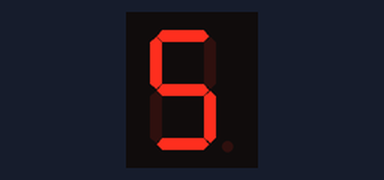
The sketch below on a simulated Arduino Uno, built with avr-gcc and run on an emulated ATmega328P. On the bench: 1-digit seven-segment display. Wiring (inferred from the names in the program): 1-digit 7-segment display, segments lit when HIGH: segments pin 5, pin 6, pin 7, pin 8, pin 10, pin 11, pin 12. The segment pins are drawn as the display they are named for.

Above: at 0.1 s.
At 0.6 s:
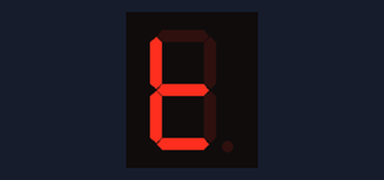
At 1.1 s:
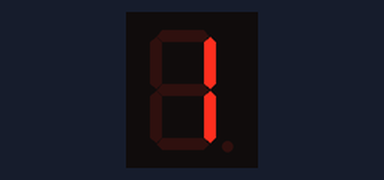
At 1.6 s:
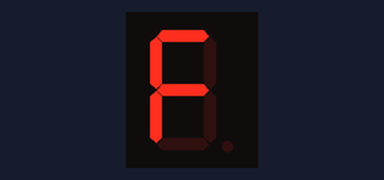
At 2.6 s:
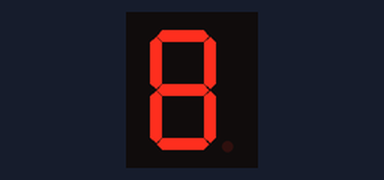
At 3.1 s:
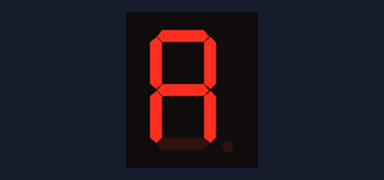

The sketch:

DisplayNombre.ino
```cpp
/**********************************************************************************
**                                                                               **
**                                  TÍTOL: DIsplay nom                           **
**                                                                               **
**   Nom: Kevin Steven Bermeo Alvarado                           Data:06/03/2017 **
**********************************************************************************/

//************************* INCLUDE ***********************************************

//********** Variables ********************************************************
const int ledA = 5;
const int ledB = 6;
const int ledC = 7;
const int ledD = 8;
const int ledE = 10;
const int ledF = 11;
const int ledG = 12;
long a = 500;
//********** Setup ************************************************************
void setup()
{
 pinMode ( ledA,OUTPUT );
 pinMode ( ledB,OUTPUT );
 pinMode ( ledC,OUTPUT );
 pinMode ( ledD,OUTPUT );
 pinMode ( ledE,OUTPUT );
 pinMode ( ledF,OUTPUT );
 pinMode ( ledG,OUTPUT );
 }
//********** Loop *************************************************************
void loop()
{       //la letra S
  digitalWrite ( ledA , HIGH);
  digitalWrite ( ledB , LOW);
  digitalWrite ( ledC , HIGH);
  digitalWrite ( ledD , HIGH);
  digitalWrite ( ledE , LOW);
  digitalWrite ( ledF , HIGH);
  digitalWrite ( ledG , HIGH);

  delay(a);
  //la letra T
  digitalWrite ( ledA , LOW);
  digitalWrite ( ledB , LOW);
  digitalWrite ( ledC , LOW);
  digitalWrite ( ledD , HIGH);
  digitalWrite ( ledE , HIGH);
  digitalWrite ( ledF , HIGH);
  digitalWrite ( ledG , HIGH);

  delay(a);
//la letra I
  digitalWrite ( ledA , LOW);
  digitalWrite ( ledB , HIGH);
  digitalWrite ( ledC , HIGH);
  digitalWrite ( ledD , LOW);
  digitalWrite ( ledE , LOW);
  digitalWrite ( ledF , LOW);
  digitalWrite ( ledG , LOW);

  delay(a);
 //la letra F
  digitalWrite ( ledA , HIGH);
  digitalWrite ( ledB , LOW);
  digitalWrite ( ledC , LOW);
  digitalWrite ( ledD , LOW);
  digitalWrite ( ledE , HIGH);
  digitalWrite ( ledF , HIGH);
  digitalWrite ( ledG , HIGH);

  delay(a);
  //la letra F
  digitalWrite ( ledA , HIGH);
  digitalWrite ( ledB , LOW);
  digitalWrite ( ledC , LOW);
  digitalWrite ( ledD , LOW);
  digitalWrite ( ledE , HIGH);
  digitalWrite ( ledF , HIGH);
  digitalWrite ( ledG , HIGH);

  delay(a);
  //la letra B
  digitalWrite ( ledA , HIGH);
  digitalWrite ( ledB , HIGH);
  digitalWrite ( ledC , HIGH);
  digitalWrite ( ledD , HIGH);
  digitalWrite ( ledE , HIGH);
  digitalWrite ( ledF , HIGH);
  digitalWrite ( ledG , HIGH);

  delay(a);
  // la letra A
  digitalWrite ( ledA , HIGH);
  digitalWrite ( ledB , HIGH);
  digitalWrite ( ledC , HIGH);
  digitalWrite ( ledD , LOW);
  digitalWrite ( ledE , HIGH);
  digitalWrite ( ledF , HIGH);
  digitalWrite ( ledG , HIGH);

   delay(a);
}
```

Measured:
- by itself, everything shown: repeats every 3.5 s, in 6 steps
- what the display in image 1 shows lasts 0.5 s, from 0.5 s to 1.0 s
- what the display in image 3 shows lasts 1.0 s, from 1.5 s to 2.5 s
